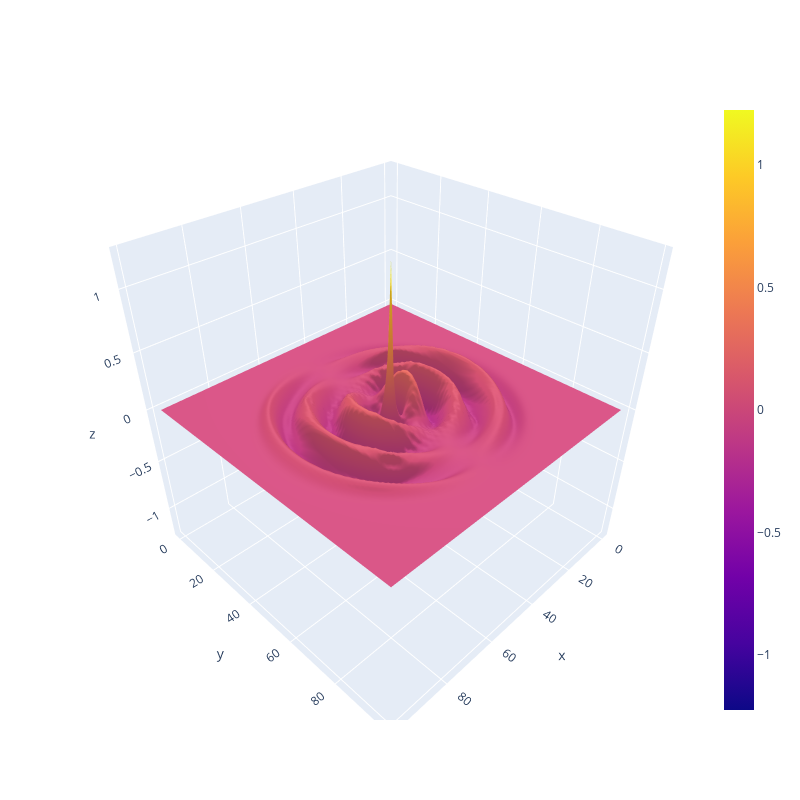

The notebook cell this image was saved under:
### Markdown cell above
#### Hx Field

### Code cell
fig = go.Figure(data=[go.Surface(z=hx[steps-100,:,:])])
fig.update_layout(autosize=False, width=800, height=800)
fig.show()

### Figure 1 — Plotly figure (JSON) as saved in the notebook; plotly's stock layout.template omitted (floating-point values rounded to 4 significant figures; data arrays with more than 128 entries replaced by an {"elided": "..."} marker saying what was removed)
{"data": [{"type": "surface", "z": {"elided": "100x100 float values"}}], "layout": {"autosize": false, "height": 800, "width": 800}}
